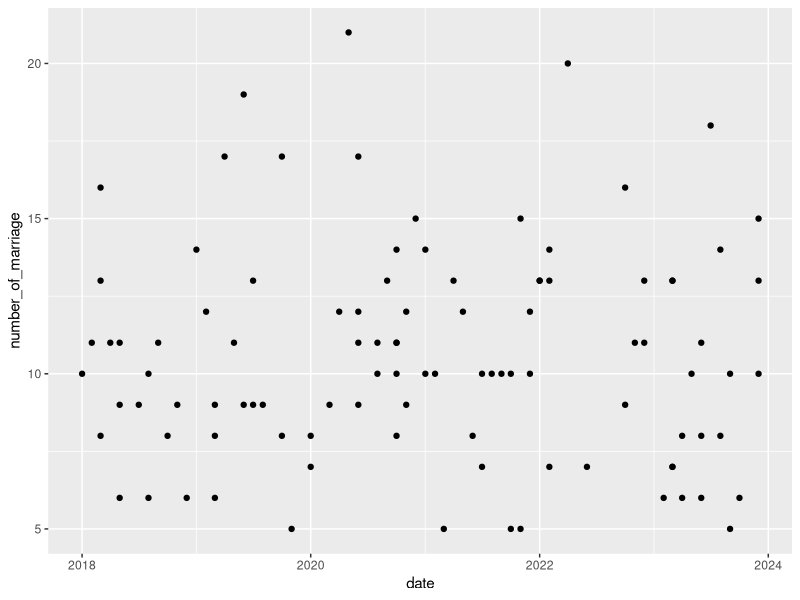

Recreate this plot in R.
## ---- chunk 1
#| include: false
#| warning: false
#| message: false

library(tidyverse)

data <- read_csv(here::here("data/analysis_data/analysis_data.csv"))

## ---- chunk 2
#| label: fig-marriage
#| fig-cap: Bills of penguins
#| echo: false
data |> 
  ggplot(aes(x = date, y = number_of_marriage)) +
  geom_point()

